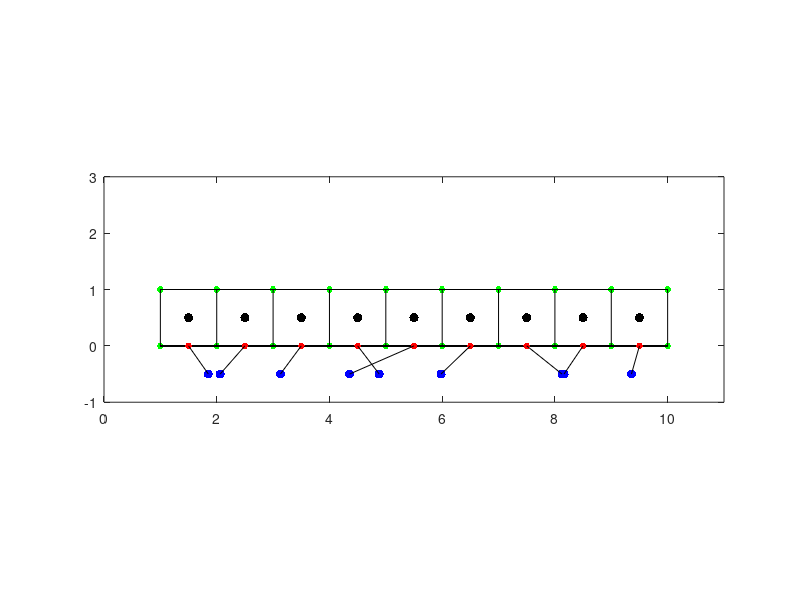

Reproduce this figure in MATLAB. (Note: this script raises an error after producing the figure.)
%% plot squares
attachment=[];
v=[1:10]
center=[1.5:9.5]
figure(1)
attachment=center+randn(1,length(center))*0.5;
%lower
plot(v, zeros(length(v)), 'g.', 'MarkerSize',15)
hold on
plot(v, zeros(length(v)), 'k-')
%upper
plot(v, ones(length(v)), 'g.', 'MarkerSize',15)
hold on
plot(v, ones(length(v)), 'k-')
%center
plot(center, zeros(length(center)), 'r.', 'MarkerSize',15)
plot(center, 0.5*ones(length(center)), 'k.', 'MarkerSize',20)
%attachment
plot(attachment, -0.5*ones(length(center)), 'b.', 'MarkerSize',20)
%sides
for ii=1:length(v)
    plot([v(ii), v(ii)], [0, 1],'k-')
    
end
%attachement connection
for ii=1:length(center)
    plot([center(ii), attachment(ii)], [0, -0.5],'k-')
    
end
xlim([0, 11])
ylim([-1,3])
axis equal
%% real data
[points,cells] = PlasticGrowthH_newHamiltonian;
%
% paramets when to begin plot, how many points in time to plot and what
% size the centre of colony is
    Init        = 2; %begin
    NTimes      = length(points);%how many
    WindowSize  = 50;
    lmax        = 1;
    StepSize    = 2; % Step between time points. 1 is minimum.
    cmp = jet(NTimes);
    close all;
    m = zeros(1,NTimes); % mean of cell sizes
    s = zeros(1,NTimes); % std of cell sizes
for t = Init : StepSize: NTimes
    v=points(t).q;
    attachment=points(t).R;
    center=zeros(1,length(attachment));
    center(1:end)=(v(1:end-1)+v(2:end))/2;
    ID=points(t).ID; %ID=1 -> ecad, ID=2 -> ncad
  gcf= figure(1)
%lower
plot(v, zeros(length(v)), 'g.', 'MarkerSize',15)
hold on
plot(v, zeros(length(v)), 'k-')
%upper
plot(v, ones(length(v)), 'g.', 'MarkerSize',15)
hold on
plot(v, ones(length(v)), 'k-')
%center
plot(center, zeros(length(center)), 'k.', 'MarkerSize',15)
plot(center(ID==1), 0.5*ones(length(center(ID==1))), 'c.', 'MarkerSize',20)
plot(center(ID==2), 0.5*ones(length(center(ID==2))), 'r.', 'MarkerSize',20)

%attachment
plot(attachment, -0.5*ones(length(center)), 'b.', 'MarkerSize',20)
%sides
for ii=1:length(v)
    plot([v(ii), v(ii)], [0, 1],'k-')
    
end
%attachement connection
for ii=1:length(center)
    plot([center(ii), attachment(ii)], [0, -0.5],'k-')
    
end

xlim([min(points(NTimes).q)-1, max(points(NTimes).q)+1])
ylim([-1,1.5])


name=sprintf('Timepoint_%d.png',t)
saveas(gcf,name)
clf(gcf)
end


%% real data changed 2d
n=0;
  for mu=[1000 1500 2000 2500 5000]
      for m=[1000 2000 2500 3000 4000]
         n=n+1;
    close all
    clearvars -except K_n alpha n Volume mu m
    

K=[1 1 1]*500;
gamma=0.01;
g=2500;
%m=2000;
alpha=100;
name=sprintf('miosin=%d_bulk=%d_springs=%d_jump=%d.avi',m,g,K(1),mu);
[points,cells] = PlasticGrowthH2D_line_jump(K,gamma,g,m,alpha,mu);

%
% paramets when to begin plot, how many points in time to plot and what
% size the centre of colony is
    Init        = 1; %begin
    NTimes      = length(points);%how many
    WindowSize  = 50;
    lmax        = 1;
    StepSize    = 2; % Step between time points. 1 is minimum.
    cmp = jet(NTimes);
    close all;
    %m = zeros(1,NTimes); % mean of cell sizes
    s = zeros(1,NTimes); % std of cell sizes
    n=0;
    clear F;
    H=[];
for t = Init : StepSize: NTimes
    n=n+1;
    v_a=points(t).q_a;
    v_b=points(t).q_b;
    H(n)=points(t).H;
    radius=points(t).radius;
    x0r=points(t).x_0_r;
    x0l=points(t).x_0_l;
    %rmsA(n)=points(t).rmsA;
    attachment=points(t).R;
    center=zeros(1,length(attachment));
    center(1,1:end)=(v_a(1,1:end-1)+v_a(1,2:end)+v_b(1,1:end-1)+v_b(1,2:end))/4;
    center(2,1:end)=(v_a(2,1:end-1)+v_a(2,2:end)+v_b(2,1:end-1)+v_b(2,2:end))/4;
    
    center_b=zeros(1,length(attachment));
    center_b(1:end)=(v_b(1,1:end-1)+v_b(1,2:end))/2;
    ID=points(t).ID; %ID=1 -> ecad, ID=2 -> ncad
  gcf= figure(1)
%lower
plot(v_b(1,:), v_b(2,:), 'g.', 'MarkerSize',15)
hold on
plot(v_b(1,:), v_b(2,:), 'k-')
%upper
plot(v_a(1,:), v_a(2,:), 'g.', 'MarkerSize',15)
hold on
plot(v_a(1,:), v_a(2,:), 'k-')
%center
%plot(center_b, zeros(length(center)), 'k.', 'MarkerSize',15)
plot(center(1,ID==1), center(2,ID==1), 'c.', 'MarkerSize',20)
plot(center(1,ID==2), center(2,ID==2), 'r.', 'MarkerSize',20)

%attachment
%plot(attachment, -0.1*ones(length(center)), 'b.', 'MarkerSize',20)
%sides
for ii=1:length(v_a)
    plot([v_b(1,ii), v_a(1,ii)], [v_b(2,ii), v_a(2,ii)],'k-')
    
end
%attachement connection
for ii=1:length(center)
    %plot([center_b(ii), attachment(ii)], [0, -0.1],'k-')
    
end
%circle
circle(x0r,0,radius)   
 
circle2(x0l,0,radius) 
xlim([9, 51])
ylim([-0.2,10])
hold off
F(n)=getframe(gcf);
drawnow
% name=sprintf('Timepoint_%d.png',t)
% saveas(gcf,name)
% clf(gcf)
end

writerObj=VideoWriter(name);
writerObj.FrameRate=7;

Volume(n)=max(max(points(401).dArea));

open(writerObj);
for i=1:length(F)
    writeVideo(writerObj,F(i))
end
close(writerObj);

figure(200)
plot(1:length(H),H,'k.')
     end
 end

%figure(400)
%plot(1:length(rmsA),rmsA,'k.')
%%
figure(500)
n=0;
y=1.0;
 for K_n=[10 100 500 750 1000]
     for alpha=[10 100 500 750 1000]
         g=2500;
        m=1000;
        
       
        
        name=sprintf('miosin=%d_bulk=%d_springs=%d_interface=%d.avi',m,g,K_n,alpha);
        n=n+1;
        h=subplot(5,5,n);
       %set(h,'XTick',[],'YTick',[],'TickLength',[0,0], 'Position', [x y .1 .15]);
        
        obj = VideoReader(name);
        video = obj.read();
        
        imshow(video(:,:,:,200))
        title(sprintf('K=%d interface=%d',K_n,alpha))
        hold on
    end
end
saveas(figure(500),'table.tif')
%% real data changed 
[points,cells] = PlasticGrowthH_newHamiltonian;
%
% paramets when to begin plot, how many points in time to plot and what
% size the centre of colony is
    Init        = 1; %begin
    NTimes      = length(points);%how many
    WindowSize  = 50;
    lmax        = 1;
    StepSize    = 2; % Step between time points. 1 is minimum.
    cmp = jet(NTimes);
    close all;
    m = zeros(1,NTimes); % mean of cell sizes
    s = zeros(1,NTimes); % std of cell sizes
for t = Init : StepSize: NTimes
    v_a=points(t).q_a;
    v_b=points(t).q_b;
    attachment=points(t).R;
    center=zeros(1,length(attachment));
    center(1:end)=(v_a(1:end-1)+v_a(2:end)+v_b(1:end-1)+v_b(2:end))/4;
    
    center_b=zeros(1,length(attachment));
    center_b(1:end)=(v_b(1:end-1)+v_b(2:end))/2;
    ID=points(t).ID; %ID=1 -> ecad, ID=2 -> ncad
  gcf= figure(1)
%lower
plot(v_b(:), zeros(length(v_b)), 'g.', 'MarkerSize',15)
hold on
plot(v_b(:), zeros(length(v_b)), 'k-')
%upper
plot(v_a(:), ones(length(v_a)), 'g.', 'MarkerSize',15)
hold on
plot(v_a(:), ones(length(v_a)), 'k-')
%center
%plot(center_b, zeros(length(center)), 'k.', 'MarkerSize',15)
plot(center(ID==1), 0.5*ones(length(center(ID==1))), 'c.', 'MarkerSize',20)
plot(center(ID==2), 0.5*ones(length(center(ID==2))), 'r.', 'MarkerSize',20)

%attachment
plot(attachment, -0.1*ones(length(center)), 'b.', 'MarkerSize',20)
%sides
for ii=1:length(v_a)
    plot([v_b(ii), v_a(ii)], [0, 1],'k-')
    
end
%attachement connection
for ii=1:length(center)
    plot([center_b(ii), attachment(ii)], [0, -0.1],'k-')
    
end

%xlim([min(points(NTimes).q_b(1,:))-2, max(points(NTimes).q_b(1,:))+2])
%ylim([-0.2,1.7])


name=sprintf('Timepoint_%d.png',t)
saveas(gcf,name)
clf(gcf)
end
%%
kappa=0.5;
r=1:100
    N = length(r);

    % inner part
    i = 2:N-1;
    j = 2:N-1;
    s = ones(1,N-2)*( 2 + kappa/2); 
    
    i = [i (2:N-1)-1];
    j = [j (2:N-1)];
    s = [s ones(1,N-2)*(-1 + kappa/4)];

    i = [i (2:N-1)+1];
    j = [j (2:N-1)];
    s = [s ones(1,N-2)*(-1 + kappa/4)];
    
    % boundary
    i = [i 1];
    j = [j 1];
    s = [s  1 + kappa/4];

    i = [i 2];
    j = [j 1];
    s = [s -1 + kappa/4];

    i = [i N];
    j = [j N];
    s = [s  1 + kappa/4];

    i = [i N-1];
    j = [j N];
    s = [s -1 + kappa/4];    
    dhs = sparse(i,j,s,N,N);    
   %%
   dhl = zeros(length(ll)+1,1);    
    dhl(1:end-1) = kappa*0.5*rr;
    dhl(2:end)   = dhl(2:end) + kappa*0.5*rr;
    dhl(1:end-1) = dhl(1:end-1) - ll;
    dhl(2:end)   = dhl(2:end)   + ll;
    
    %external forces
    dhl(1)   = dhl(1)   - fext;
    dhl(end) = dhl(end) + fext;
    
function h = circle(x,y,r)
hold on
th = 0:pi/50:pi/2;
xunit = r * cos(th) + x;
yunit = r * sin(th) + y;
h = plot(xunit, yunit);
hold on
end
function h = circle2(x,y,r)
hold on
th = pi/2:pi/50:pi;
xunit = r * cos(th) + x;
yunit = r * sin(th) + y;
h = plot(xunit, yunit);
hold on
end
